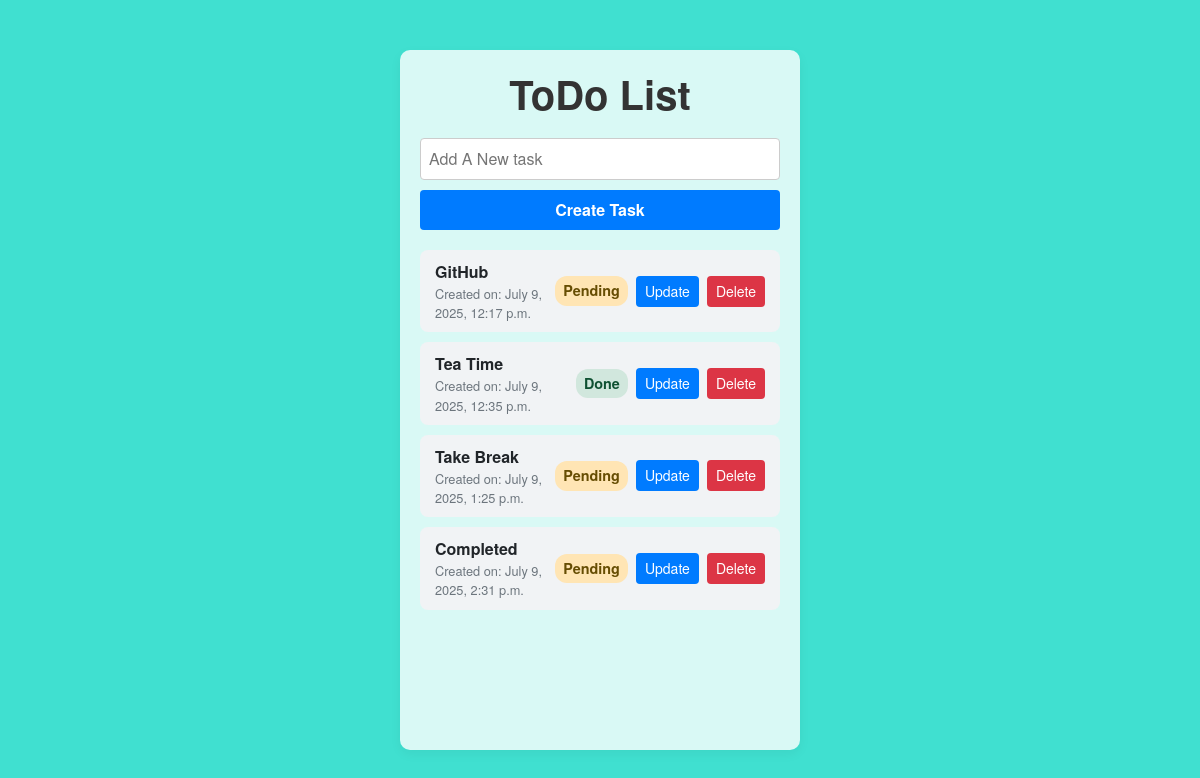
The page / on the database its author committed.
### todolistapp/models.py (models this page shows, shortened)
class Todolist(models.Model):
	title=models.CharField(max_length=300)
	completed=models.BooleanField(default=False)
	created=models.DateTimeField(auto_now_add=True)

### todolistapp/views.py (the view)
# urls.py: path('',views.index,name=""),
def index(request):
	form=TodoForm()
	lists=Todolist.objects.all()
	if request.method=='POST':
		form=TodoForm(request.POST)
		if form.is_valid():
			form.save()
		return redirect('/')
	context={'tasks':lists, 'TodoForm': form}
	return render(request,'todolistapp.html',context)

### todolistapp/forms.py
class TodoForm(forms.ModelForm):
	title=forms.CharField(widget=forms.TextInput(attrs={'placeholder':'Add A New task'}))
	class Meta:
		model=Todolist
		fields="__all__"

### todolistapp/templates/todolistapp.html (shortened to what this page needs)
<!DOCTYPE html>
<html lang="en">
<head>
    <link href="https://cdn.jsdelivr.net/npm/bootstrap@5.3.0/dist/css/bootstrap.min.css" rel="stylesheet" />
</head>
<body>
<div class="container">
    <h1 class="text-center">ToDo List</h1>
    <form method="POST" action="/">
        {{ TodoForm.title }}
        <input class="btn btn-primary" type="submit" value="Create Task" />
    </form>
    {% for task in tasks %}
        <div class="task">
            <div class="task-info">
                <div class="task-title"><strong>{{ task.title }}</strong></div>
                <div class="created">Created on: {{ task.created }}</div>
            </div>
            <div class="d-flex align-items-center">
                <span class="status {% if task.completed %}done{% else %}pending{% endif %}">
                    {% if task.completed %}Done{% else %}Pending{% endif %}
                </span>
                <a href="{% url 'update' task.id %}" class="btn btn-sm ms-2" style="background-color:#007bff; color:#fff;">Update</a>
<a href="{% url 'delete' task.id %}" class="btn btn-sm ms-2" style="background-color:#dc3545; color:#fff;">Delete</a>
            </div>
        </div>
    {% empty %}
        <div class="empty">No tasks added yet.</div>
    {% endfor %}
</div>
</body>
</html>

### todolistapp/templates/todolistapp.html (style rules this page uses)
body { background-color: #40E0D0; display: flex; justify-content: center; padding-top: 50px; padding-bottom: 50px; min-height: 100vh; margin: 0; font-family: 'Helvetica Neue', Helvetica, Arial, sans-serif; }
.container { background-color: rgba(255, 255, 255, 0.8); padding: 20px; border-radius: 10px; box-shadow: 0 4px 12px rgba(0,0,0,0.05); max-width: 400px; width: 100%; }
h1 { text-align: center; font-weight: 600; margin-bottom: 20px; color: #333; }
form { display: flex; flex-direction: column; gap: 10px; margin-bottom: 20px; }
input[type="text"] { padding: 8px; border-radius: 4px; border: 1px solid #ccc; font-size: 1rem; }
input[type="submit"] { padding: 8px; border-radius: 4px; border: none; background-color: #007bff; color: white; font-weight: 600; cursor: pointer; transition: background-color 0.3s; }
.task { display: flex; justify-content: space-between; align-items: center; padding: 10px 15px; margin-bottom: 10px; border-radius: 8px; background-color: #f1f3f5; transition: background-color 0.3s; }
.task-info { display: flex; flex-direction: column; }
.task-title { font-weight: bold; }
.status { font-size: 0.9rem; padding: 4px 8px; border-radius: 12px; font-weight: 600; }
.done { background-color: #d1e7dd; color: #0f5132; }
.pending { background-color: #ffe5b4; color: #664d03; }
.created { font-size: 0.8rem; color: #6c757d; }

### rows shown on the page
Todolist: title "GitHub", created "July 9, 2025, 12:17 p.m.", completed "Pending"
Todolist: title "Tea Time", created "July 9, 2025, 12:35 p.m.", completed "Done"
Todolist: title "Take Break", created "July 9, 2025, 1:25 p.m.", completed "Pending"
Todolist: title "Completed", created "July 9, 2025, 2:31 p.m.", completed "Pending"
